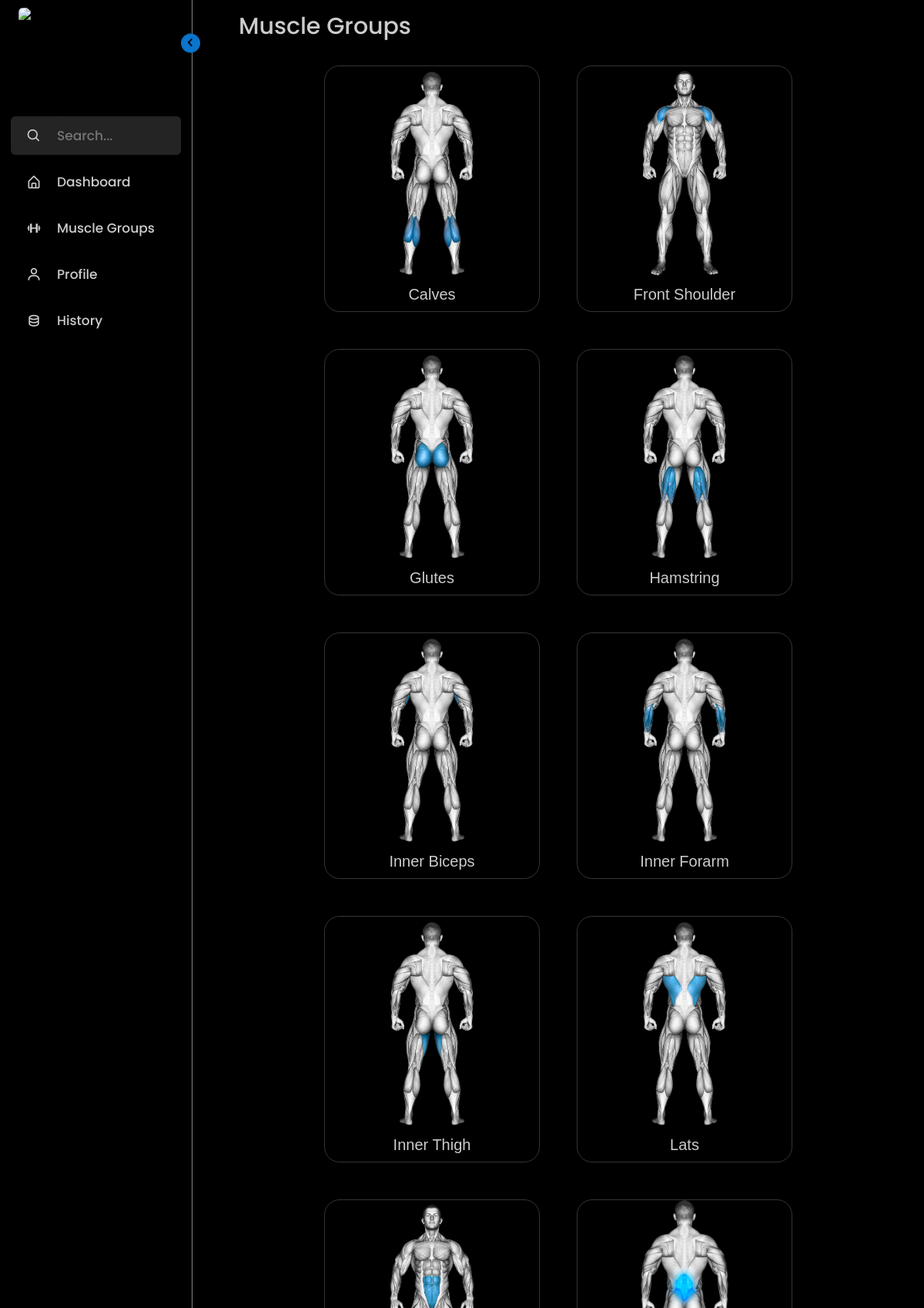
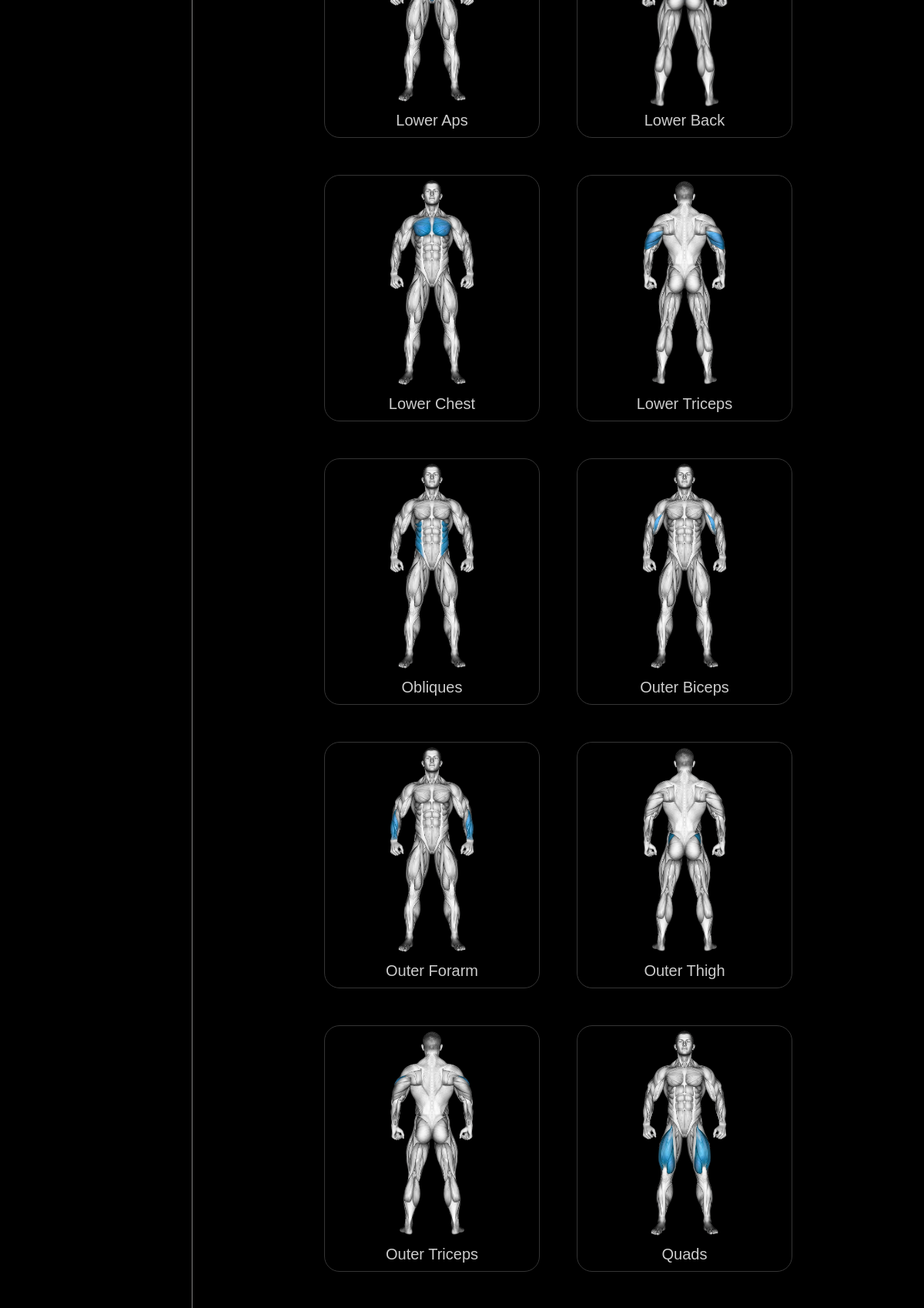
The app's page /muscleGroups/ (signed in, upper part) with its own data (2 pictures, top to bottom).
### muscleGroups/models.py (models this page shows, shortened)
class MuscleGroup(models.Model):
    name = models.CharField(max_length=100, unique=True, verbose_name='MuscleGroup Name')  # Ensure names are unique
    image = models.ImageField(upload_to='muscleGroups_photos', default='muscleGroups_photos/1.png')
    class Meta:
        verbose_name = 'Muscle Group'
        ordering = ['name']

### muscleGroups/views.py (the view)
# urls.py: path('',include('muscleGroups.urls')), #workouts
def muscleGroups(request):
    user_info = request.session.get('user_info', None)
    if user_info is None:
        return render(request, 'pages/login_pages/login.html')
    else:
        muscle_groups = MuscleGroup.objects.all()
        return render(request, 'muscleGroups/muscleGroups.html', {'user_info': user_info, 'muscle_groups': muscle_groups})

### Templates/muscleGroups/muscleGroups.html (shortened to what this page needs)
{% extends 'pages/user.html' %}
{% block extra_css %}
{% load static %}
<link rel="stylesheet" href="{% static 'css/workouts/msgp.css' %}">
{% endblock extra_css %}
{% block content %}
<div class="text">Muscle Groups</div>
<div class="cards">
  {% for muscleGroup in muscle_groups %}
  <a href="{% url 'muscleGroups_workouts' muscleGroup.name %}" class="card">
    <div class="image-container">
      <img src="{{muscleGroup.image.url}}" alt="upper_chest" />
    </div>
    <h2 class="card-title">{{ muscleGroup.name }}</h2>
  </a>
  {% endfor %}
</div>
{% endblock content %}

### Templates/pages/user.html (shortened to what this page needs)
{% load static %}
<!DOCTYPE html>
<html lang="en">
<head>
    <link rel="stylesheet" href="{% static 'css/pages/ussr.css' %}">
    <link href='https://unpkg.com/boxicons@2.1.1/css/boxicons.min.css' rel='stylesheet'>
    {% block extra_css %}{% endblock %}
</head>
<body>
    <nav class="sidebar close">
        <header>
            <div class="image-text">
                <span class="image">
                  <img src="{% if user_info and user_info.picture %}{{ user_info.picture }}{% endif %}" alt="User Profile Picture">
                </span>
            </div>
            <i class='bx bx-chevron-right toggle'></i>
        </header>
        <div class="menu-bar">
            <div class="menu">
                <li class="search-box">
                    <i class='bx bx-search icon'></i>
                    <input id="search-input" type="text" placeholder="Search...">
                </li>
                <ul class="menu-links">
                    <li class="nav-link">
                        <a href="{% url 'dashboard' %}">
                            <i class='bx bx-home-alt icon'></i>
                            <span class="text nav-text">Dashboard</span>
                        </a>
                    </li>
                    <li class="nav-link">
                        <a href="{% url 'muscleGroups' %}">
                            <i class="bx bx-dumbbell icon"></i>
                            <span class="text nav-text">Muscle Groups</span>
                        </a>
                    </li>
                    <li class="nav-link">
                        <a href="{% url 'profile' %}">
                            <i class='bx bx-user icon'></i>
                            <span class="text nav-text">Profile</span>
                        </a>
                    </li>
                    <li class=" nav-link">
                        <a href="{% url 'history' %}" >
                            <i class='bx bx-data icon'></i>
                            <span class="text nav-text">History</span>
                        </a>
                    </li>
                </ul>
            </div>
        </div>
    </nav>
    <section id="content" class="home">
        {% block content %}{% endblock %}
    </section>
</body>
</html>

### Neurofitness/static/css/pages/ussr.css (style rules this page uses)
* { margin: 0; padding: 0; box-sizing: border-box; font-family: 'Poppins', sans-serif; }
:root { --body-color: #000000; --sidebar-color: #000000; --primary-color: #0a75cc; --primary-color-light: #242424; --toggle-color: #fff; --text-color: #ccc; --tran-03: all 0.2s ease; --tran-03: all 0.3s ease; --tran-04: all 0.3s ease; --tran-05: all 0.3s ease; }
body { min-height: 100vh; background-color: var(--body-color); transition: var(--tran-05); }
.sidebar { position: fixed; top: 0; left: 0; height: 100%; width: 250px; padding: 10px 14px; background: var(--sidebar-color); transition: var(--tran-05); z-index: 100; border-right: 1px solid #838282; }
.sidebar li { height: 50px; list-style: none; display: flex; align-items: center; margin-top: 10px; }
.sidebar header .image, .sidebar .icon { min-width: 60px; border-radius: 6px; }
.sidebar .icon { min-width: 60px; border-radius: 6px; height: 100%; display: flex; align-items: center; justify-content: center; font-size: 20px; }
.sidebar .text, .sidebar .icon { color: var(--text-color); transition: var(--tran-03); }
.sidebar .text { font-size: 17px; font-weight: 500; white-space: nowrap; opacity: 1; }
.sidebar header { position: relative; }
.sidebar header .image-text { display: flex; align-items: center; }
.sidebar header .image { display: flex; align-items: center; justify-content: center; }
.sidebar header .image img { width: 40px; border-radius: 6px; }
.sidebar header .toggle { position: absolute; top: 50%; right: -25px; transform: translateY(-50%) rotate(180deg); height: 25px; width: 25px; background-color: var(--primary-color); color: var(--sidebar-color); border-radius: 50%; display: flex; align-items: center; justify-content: center; font-size: 22px; cursor: pointer; transition: var(--tran-05); }
.sidebar .menu { margin-top: 40px; }
.sidebar li.search-box { border-radius: 6px; background-color: var(--primary-color-light); cursor: pointer; transition: var(--tran-05); }
.sidebar li.search-box input { height: 100%; width: 100%; outline: none; border: none; background-color: var(--primary-color-light); color: var(--text-color); border-radius: 6px; font-size: 17px; font-weight: 500; transition: var(--tran-05); }
.sidebar li a { list-style: none; height: 100%; background-color: transparent; display: flex; align-items: center; height: 100%; width: 100%; border-radius: 6px; text-decoration: none; transition: var(--tran-03); }
.sidebar .menu-bar { height: calc(100% - 55px); display: flex; flex-direction: column; justify-content: space-between; overflow-y: scroll; }
.home { position: absolute; top: 0; top: 0; left: 250px; height: 100vh; width: calc(100% - 250px); background-color: var(--body-color); transition: var(--tran-05); }
.home .text { font-size: 30px; font-weight: 500; color: var(--text-color); padding: 12px 60px; }

### Neurofitness/static/css/workouts/msgp.css (style rules this page uses)
.card img { filter: invert(0%); }
.cards { max-width: 90%; margin: 0 auto; display: flex; flex-wrap: wrap; justify-content: center; gap: 1rem; }
.card { flex: 0 1 280px; width: 500px; height: 320px; backdrop-filter: blur(10px); overflow: hidden; margin: 1rem; text-decoration: none; }
.card img { width: 100%; height: 86%; object-fit: cover; }
.card h2 { left: 0; right: 0; bottom: 10px; padding: 10px; color: var(--text-color); font-size: 20px; font-family: "Kanit", sans-serif; font-weight: 500; display: flex; justify-content: center; align-items: center; }

### Templates/muscleGroups/muscleGroups.html (style rules this page uses)
.card { border: 1px solid rgb(53, 53, 53); border-radius: 20px; }
.card { display: inline-block; position: relative; }
.image-container { overflow: hidden; }
.card-title { margin-top: -10px; }

### records on screen
MuscleGroup: image (picture), name "Calves"
MuscleGroup: image (picture), name "Front Shoulder"
MuscleGroup: image (picture), name "Glutes"
MuscleGroup: image (picture), name "Hamstring"
MuscleGroup: image (picture), name "Inner Biceps"
MuscleGroup: image (picture), name "Inner Forarm"
MuscleGroup: image (picture), name "Inner Thigh"
MuscleGroup: image (picture), name "Lats"
MuscleGroup: image (picture), name "Lower Aps"
MuscleGroup: image (picture), name "Lower Back"
MuscleGroup: image (picture), name "Lower Chest"
MuscleGroup: image (picture), name "Lower Triceps"
MuscleGroup: image (picture), name "Obliques"
MuscleGroup: image (picture), name "Outer Biceps"
MuscleGroup: image (picture), name "Outer Forarm"
MuscleGroup: image (picture), name "Outer Thigh"
MuscleGroup: image (picture), name "Outer Triceps"
MuscleGroup: image (picture), name "Quads"
